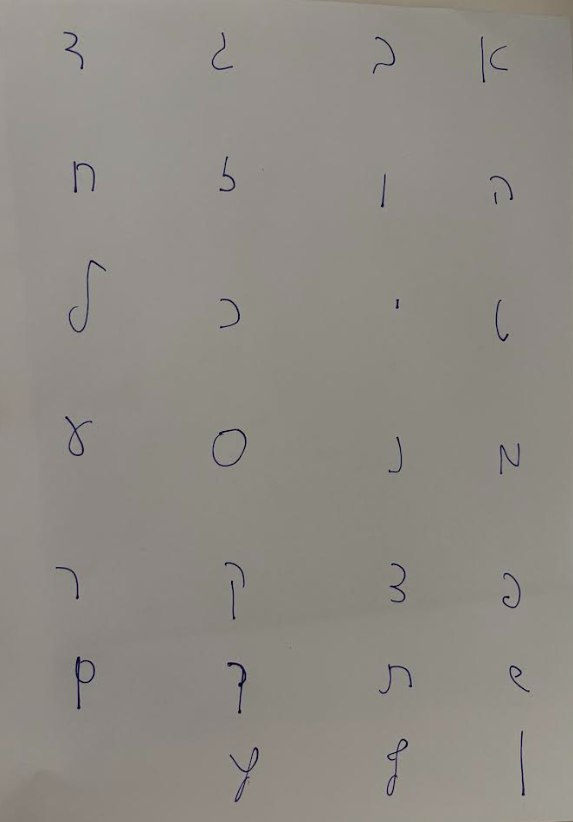
#> input picture backend/uploads/all_letters.jpg, 573 x 822 px
$ python -i split_letters.py   (imports and definitions only)
#> lines starting #> are read from the running program, lines starting #| are printed output that depends on the picture; after the words box and inside, x2 and y2 are one past the last pixel; in counts of white or black regions, pixels touching at a corner belong together
import cv2
import os
import numpy as np

def split_letters(image_path, output_folder):
#> called with image_path = 'uploads/all_letters.jpg', output_folder = 'out.png'
    try:
        os.makedirs(output_folder, exist_ok=True)
        img = cv2.imread(image_path, cv2.IMREAD_GRAYSCALE)
#> img: shape (822, 573); min 0, max 175, mean 139.7
        if img is None:
            raise ValueError("לא ניתן לקרוא את התמונה")

        _, thresh = cv2.threshold(img, 0, 255, cv2.THRESH_BINARY_INV + cv2.THRESH_OTSU)
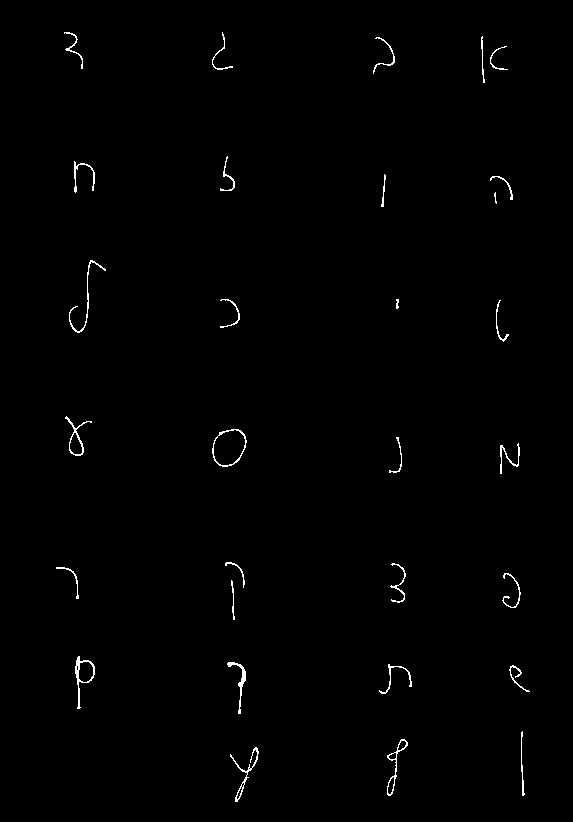
#> thresh: shape (822, 573); 0.69% white in thin lines or dots, all inside (x1, y1, x2, y2) = (56, 32, 530, 802)
        kernel = cv2.getStructuringElement(cv2.MORPH_RECT, (3, 3))
        dilated = cv2.dilate(thresh, kernel, iterations=1)
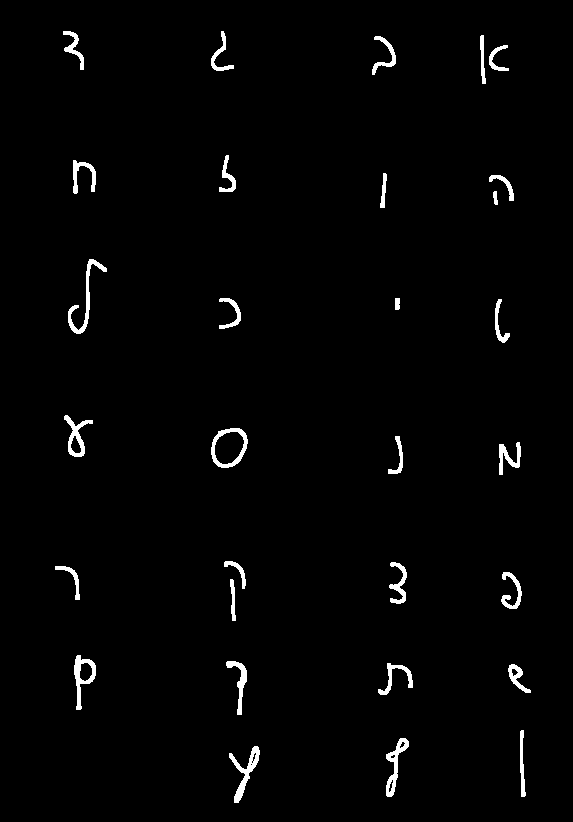
#> dilated: shape (822, 573); 1.7% white; 30 white regions, largest, box (x1, y1, x2, y2) and area: (68, 259, 107, 334) 506, (229, 746, 260, 803) 504, (211, 428, 248, 468) 459
        clean = cv2.morphologyEx(dilated, cv2.MORPH_CLOSE, kernel, iterations=1)
#> clean: shape (822, 573); 1.7% white; 30 white regions

        contours, _ = cv2.findContours(clean, cv2.RETR_EXTERNAL, cv2.CHAIN_APPROX_SIMPLE)
#> contours = 30 contours; largest, box (x1, y1, x2, y2) and area: (211, 428, 248, 468) 1104, (74, 655, 96, 710) 552, (64, 415, 93, 457) 456, (229, 746, 260, 803) 439, (386, 738, 409, 797) 428
        boxes = [cv2.boundingRect(c) for c in contours]
#> boxes = 30 items, first 6: (229, 746, 31, 57), (386, 738, 23, 59), (520, 730, 6, 67), (508, 664, 23, 29), (378, 663, 35, 32), (226, 661, 21, 54)

        def iou(boxA, boxB):
            xA = max(boxA[0], boxB[0])
            yA = max(boxA[1], boxB[1])
            xB = min(boxA[0]+boxA[2], boxB[0]+boxB[2])
            yB = min(boxA[1]+boxA[3], boxB[1]+boxB[3])
            interArea = max(0, xB - xA) * max(0, yB - yA)
            boxAArea = boxA[2] * boxA[3]
            boxBArea = boxB[2] * boxB[3]
            return interArea / float(boxAArea + boxBArea - interArea + 1e-5)

        def merge_overlapping_boxes(boxes, iou_threshold=0.2, proximity=20):
#> called with iou_threshold = 0.2, proximity = 20
            merged = []
            used = [False]*len(boxes)
#> used = 30 items, first 6: False, False, False, False, False, False
            for i in range(len(boxes)):
                if used[i]: continue
                x1,y1,w1,h1 = boxes[i]
                new_box = [x1,y1,w1,h1]
                used[i] = True
                for j in range(i+1, len(boxes)):
                    if used[j]: continue
                    x2,y2,w2,h2 = boxes[j]
                    if iou(new_box, [x2,y2,w2,h2]) > iou_threshold or (abs(x1 - x2) < proximity and abs(y1 - y2) < proximity):
                        nx = min(new_box[0], x2)
                        ny = min(new_box[1], y2)
                        nw = max(new_box[0]+new_box[2], x2+w2) - nx
                        nh = max(new_box[1]+new_box[3], x2+h2) - ny
                        new_box = [nx, ny, nw, nh]
                        used[j] = True
                merged.append(new_box)
#> this loop made 30 passes
#> (x1, y1, w1, h1) on passes 1 to 4: (229, 746, 31, 57), (386, 738, 23, 59), (520, 730, 6, 67), (508, 664, 23, 29)
            return merged

        merged = merge_overlapping_boxes(boxes)

        filtered = []
        for x,y,w,h in merged:
            if w*h < 60:
                continue
            inside = False
            for ox,oy,ow,oh in merged:
                if (x,y,w,h) != (ox,oy,ow,oh) and x>=ox and y>=oy and x+w<=ox+ow and y+h<=oy+oh:
                    inside = True
                    break
            if not inside:
                filtered.append([x,y,w,h])
#> this loop made 27 passes
#> (x, y, w, h) on passes 1 to 12: (229, 746, 31, 57), (386, 738, 23, 59), (520, 730, 6, 67), (508, 664, 23, 29), (378, 663, 35, 32), (226, 661, 21, 54), (74, 655, 22, 55), (224, 561, 22, 60), (501, 572, 21, 37), (55, 566, 25, 34), (389, 562, 18, 42), (499, 442, 22, 33)

        filtered.sort(key=lambda b: b[1])
        rows = []
        for b in filtered:
            x,y,w,h = b
            placed=False
            for row in rows:
                if abs(row[0][1] - y) < h:
                    row.append(b)
                    placed=True
                    break
            if not placed:
                rows.append([b])
#> this loop made 26 passes
#> b on passes 1 to 12: [211, 31, 23, 40], [63, 31, 21, 39], [480, 35, 29, 494], [372, 36, 24, 39], [219, 155, 17, 37], [73, 160, 23, 34], [380, 173, 7, 35], [489, 175, 25, 340], [68, 259, 39, 75], [395, 298, 5, 12], [219, 298, 22, 31], [64, 415, 29, 42]

        rows.sort(key=lambda r: r[0][1])
        ordered = []
        for row in rows:
            row.sort(key=lambda b: -b[0])
            ordered.extend(row)
#> this loop made 8 passes

        hebrew_letters = [
            'alef','bet','gimel','dalet','he','vav','zayin','het','tet',
            'yod','kaf','lamed','mem','nun','samekh','ayin','pe','tsadi',
            'qof','resh','shin','tav','final_kaf','final_mem','final_nun','final_pe','final_tsadi'
        ]

        padding = 10
        for i, (x,y,w,h) in enumerate(ordered[:27]):
            x1,y1 = max(x-padding,0), max(y-padding,0)
            x2,y2 = min(x+w+padding, img.shape[1]), min(y+h+padding, img.shape[0])
            crop = img[y1:y2, x1:x2]
            name = hebrew_letters[i]
            cv2.imwrite(os.path.join(output_folder, f"{i:02d}_{name}.png"), crop)
#> this loop made 26 passes
#> pass 1, in split_letters, `crop = img[y1:y2, x1:x2]`:
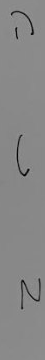
#> crop: shape (360, 45); min 0, max 157, mean 135.1
#> pass 2, in split_letters, `crop = img[y1:y2, x1:x2]`:
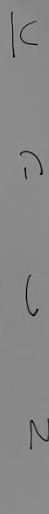
#> crop: shape (514, 49); min 0, max 157, mean 135.4
#> pass 3, in split_letters, `crop = img[y1:y2, x1:x2]`:
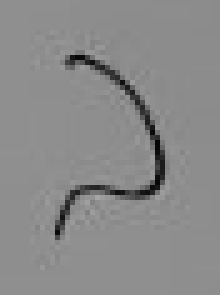
#> crop: shape (59, 44) (shown 5 times larger); min 5, max 165, mean 138

        print(f"✅ נחתכו {min(27, len(ordered))} אותיות ונשמרו בתיקייה:\n{output_folder}")
#| ✅ נחתכו 26 אותיות ונשמרו בתיקייה:
#| out.png

    except Exception as e:
        print(f"שגיאה בפונקציית split_letters:\n{e}")

>>> result = split_letters('uploads/all_letters.jpg', 'out.png')
